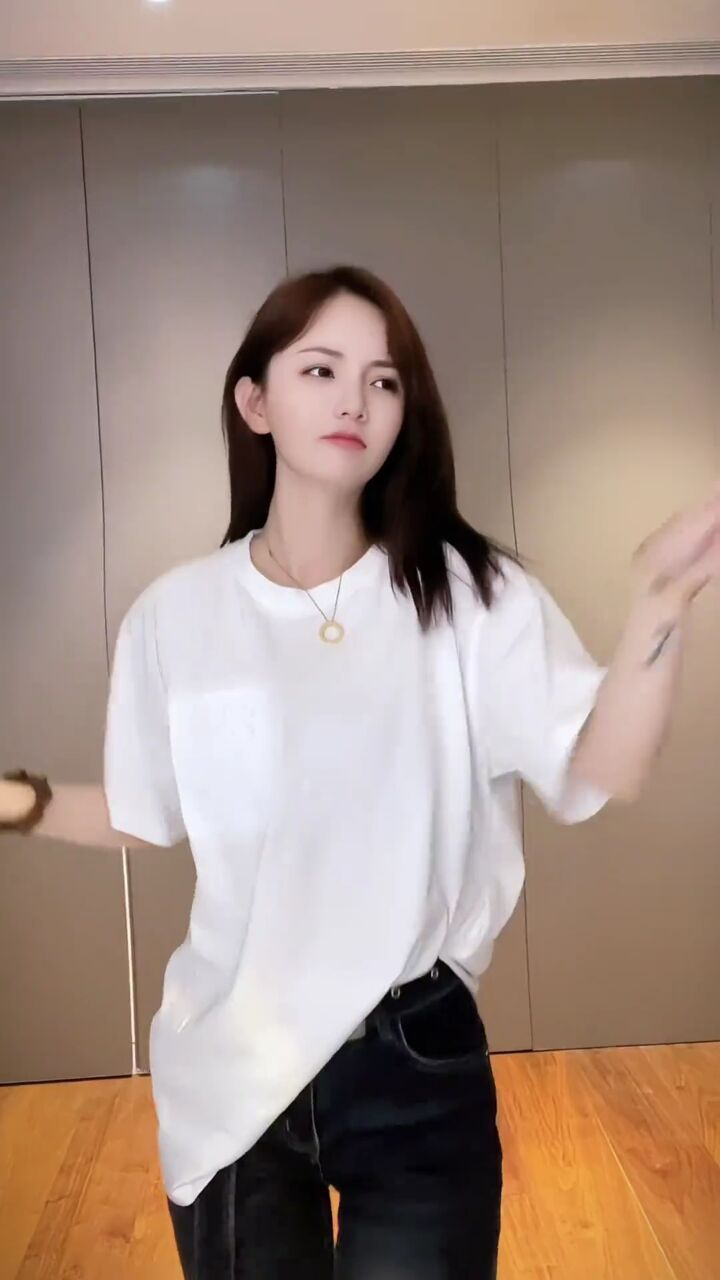
#> input picture day20/课堂代码/day20/b.jpeg, 720 x 1280 px
$ python '10-图像的复制和粘贴.py'
#> lines starting #> are read from the running program, lines starting #| are printed output that depends on the picture
"""
Image.copy() → Image 复制此图像。如果您希望将内容粘贴到图像中，但仍保留原始图像，则使用此方法。

Image.paste(im, box=None, mask=None) → None:将另一个图像粘贴到此图像中。
box参数要么是一个给出左上角的2元组，要么是一个定义左、上、右和下像素坐标的4元组，要
么是None(与(0,0)相同)。参见坐标系统。如果给出了一个4元组，则粘贴图像的大小必须与区域的大小匹配。
如果模式不匹配，则将粘贴的图像转换为该图像的模式
源可以是包含像素值的整数或元组，而不是图像。然后该方法用给定的颜色填充该区域。


"""
from PIL import Image

img1 = Image.open("b.jpeg")
#> img1 is the input picture: PIL image 720x1280 RGB; mean R, G, B 158.7, 137.7, 126.4
img2 = Image.open("mn.jpeg")
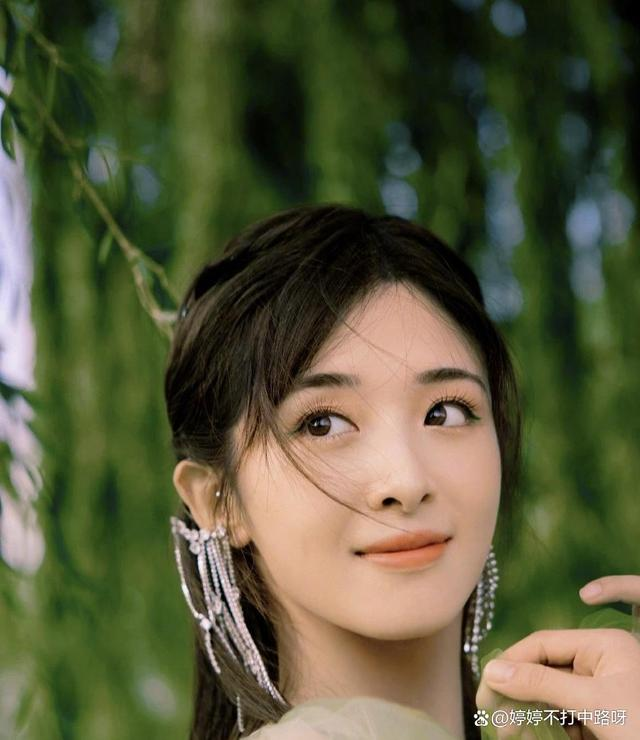
#> input picture day20/课堂代码/day20/mn.jpeg, 640 x 740 px
#> img2 is the input picture: PIL image 640x740 RGB; mean R, G, B 87.9, 89, 58.9

# 复制
img3 = img1.copy()

# 将img2粘贴到img3上
# 没有指定box, 表示从左上角开始站粘贴
# img3.paste(img2)
# box=(100, 100) 指定的是左上角的坐标
# img3.paste(img2, box=(100, 100))
# 如果给出了一个4元组，则粘贴图像的大小必须与区域的大小匹配。
img3.paste(img2, box=(100, 100, 740, 840))
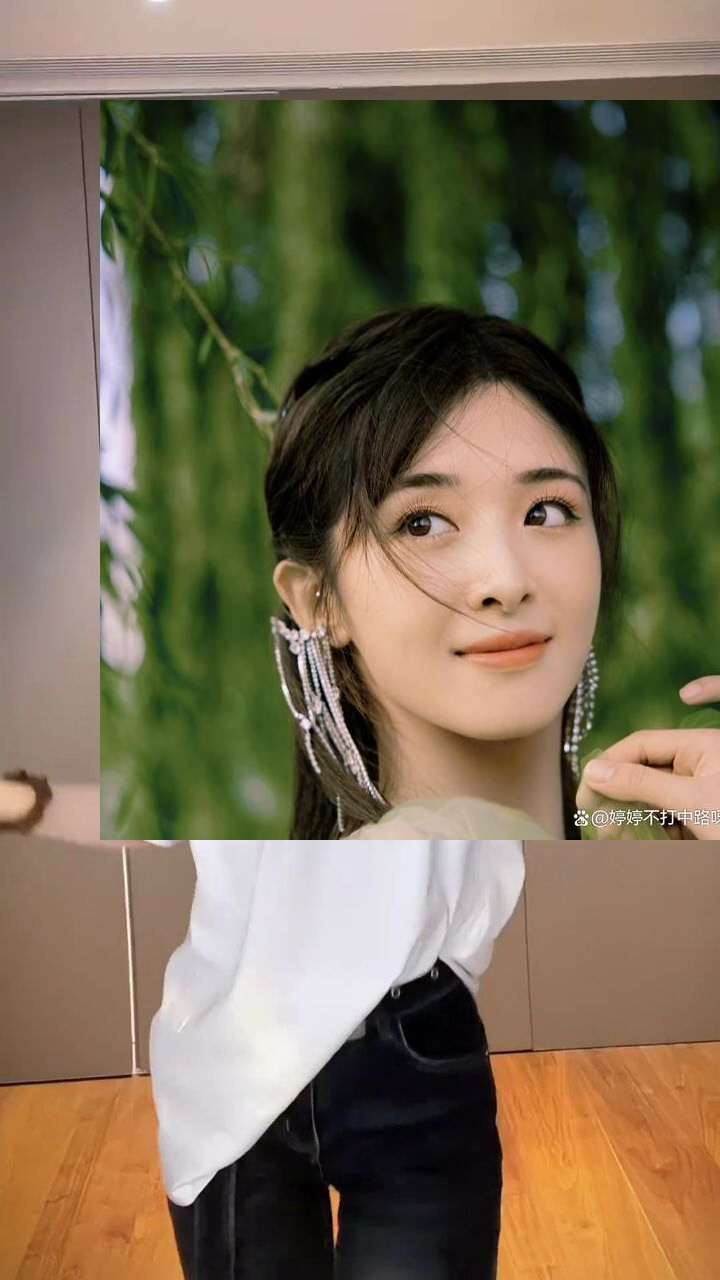
#> img3: PIL image 720x1280 RGB; mean R, G, B 120.8, 108, 84.5
img3.show()
